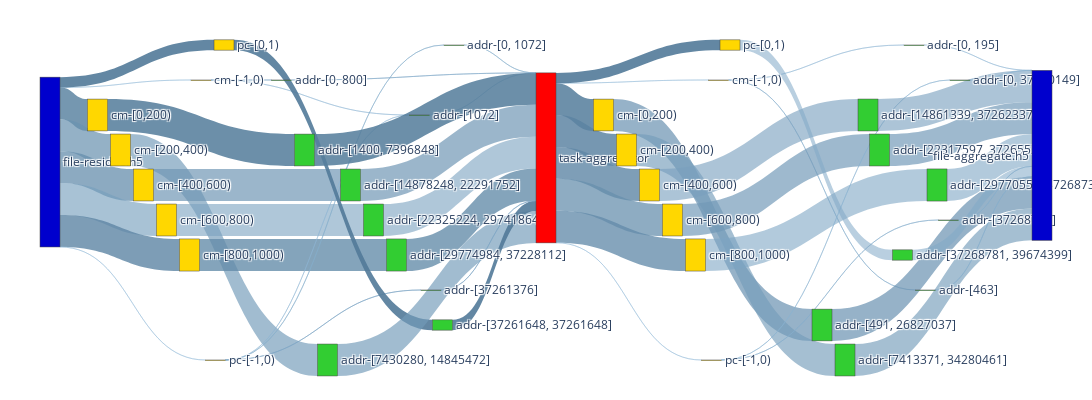

Notebook code cell kept with this figure:
### Code cell
AGG = nx.compose(G_AGG_R, G_AGG_W) 

agg_nodes, agg_nodes_dict = get_nodes_for_sankey(AGG,rm_tags=['agg_r','agg_w'])

agg_links = get_links_for_sankey(AGG, agg_nodes_dict)
fig = go.Figure(go.Sankey(
            node = agg_nodes,
            link = agg_links, orientation='h'))

fig.update_layout(
    autosize=False,
    width=2000,
    height=400,
    margin=dict(
        l=40,
        r=40,
        b=40,
        t=10,
        pad=2
    ),
)
fig.show()
fig.write_html(f"{IMAGE_PATH}/sankey-grouped-agg-vol-vfd.html")

### Figure 1 — Plotly figure (JSON) as saved in the notebook; plotly's stock layout.template omitted (floating-point values rounded to 4 significant figures)
{"data": [{"link": {"color": ["rgba(146.07843137254903, 186.07843137254903, 216.07843137254903, 0.4294117647058824)", "rgba(91.1764705882353, 131.1764705882353, 161.1764705882353, 0.8411764705882353)", "rgba(106.86274509803923, 146.86274509803923, 176.86274509803923, 0.723529411764706)", "rgba(102.94117647058823, 142.94117647058823, 172.94117647058823, 0.7529411764705882)", "rgba(118.62745098039215, 158.62745098039215, 188.62745098039215, 0.6352941176470588)", "rgba(95.09803921568627, 135.09803921568627, 165.09803921568627, 0.8117647058823529)", "rgba(146.07843137254903, 186.07843137254903, 216.07843137254903, 0.4294117647058824)", "rgba(83.33333333333333, 123.33333333333333, 153.33333333333331, 0.9)", "rgba(130.39215686274508, 170.39215686274508, 200.39215686274508, 0.5470588235294118)", "rgba(142.15686274509804, 182.15686274509804, 212.15686274509804, 0.45882352941176474)", "rgba(87.25490196078431, 127.25490196078431, 157.2549019607843, 0.8705882352941177)", "rgba(114.70588235294117, 154.70588235294116, 184.70588235294116, 0.6647058823529413)", "rgba(110.7843137254902, 150.7843137254902, 180.7843137254902, 0.6941176470588235)", "rgba(122.54901960784314, 162.54901960784315, 192.54901960784315, 0.6058823529411765)", "rgba(99.01960784313727, 139.01960784313727, 169.01960784313727, 0.7823529411764706)", "rgba(134.31372549019608, 174.31372549019608, 204.31372549019608, 0.5176470588235295)", "rgba(142.15686274509804, 182.15686274509804, 212.15686274509804, 0.45882352941176474)", "rgba(126.47058823529412, 166.47058823529412, 196.47058823529412, 0.5764705882352942)", "rgba(83.33333333333333, 123.33333333333333, 153.33333333333331, 0.9)", "rgba(130.39215686274508, 170.39215686274508, 200.39215686274508, 0.5470588235294118)", "rgba(138.23529411764707, 178.23529411764707, 208.23529411764707, 0.4882352941176471)", "rgba(87.25490196078431, 127.25490196078431, 157.2549019607843, 0.8705882352941177)", "rgba(114.70588235294117, 154.70588235294116, 184.70588235294116, 0.6647058823529413)", "rgba(110.7843137254902, 150.7843137254902, 180.7843137254902, 0.6941176470588235)", "rgba(122.54901960784314, 162.54901960784315, 192.54901960784315, 0.6058823529411765)", "rgba(99.01960784313727, 139.01960784313727, 169.01960784313727, 0.7823529411764706)", "rgba(134.31372549019608, 174.31372549019608, 204.31372549019608, 0.5176470588235295)", "rgba(83.33333333333333, 123.33333333333333, 153.33333333333331, 0.9)", "rgba(126.47058823529412, 166.47058823529412, 196.47058823529412, 0.5764705882352942)", "rgba(145.83333333333334, 185.83333333333334, 215.83333333333334, 0.43125)", "rgba(87.5, 127.5, 157.5, 0.86875)", "rgba(91.66666666666666, 131.66666666666666, 161.66666666666666, 0.8375)", "rgba(95.83333333333334, 135.83333333333334, 165.83333333333334, 0.80625)", "rgba(104.16666666666666, 144.16666666666666, 174.16666666666666, 0.74375)", "rgba(100.0, 140.0, 170.0, 0.775)", "rgba(145.83333333333334, 185.83333333333334, 215.83333333333334, 0.43125)", "rgba(83.33333333333333, 123.33333333333333, 153.33333333333331, 0.9)", "rgba(141.66666666666666, 181.66666666666666, 211.66666666666666, 0.4625)", "rgba(133.33333333333334, 173.33333333333334, 203.33333333333334, 0.525)", "rgba(108.33333333333334, 148.33333333333334, 178.33333333333334, 0.7125)", "rgba(116.66666666666666, 156.66666666666666, 186.66666666666666, 0.65)", "rgba(120.83333333333333, 160.83333333333334, 190.83333333333334, 0.61875)", "rgba(112.5, 152.5, 182.5, 0.68125)", "rgba(125.0, 165.0, 195.0, 0.5875)", "rgba(137.5, 177.5, 207.5, 0.49375)", "rgba(133.33333333333334, 173.33333333333334, 203.33333333333334, 0.525)", "rgba(129.16666666666666, 169.16666666666666, 199.16666666666666, 0.55625)", "rgba(141.66666666666666, 181.66666666666666, 211.66666666666666, 0.4625)", "rgba(108.33333333333334, 148.33333333333334, 178.33333333333334, 0.7125)", "rgba(116.66666666666666, 156.66666666666666, 186.66666666666666, 0.65)", "rgba(120.83333333333333, 160.83333333333334, 190.83333333333334, 0.61875)", "rgba(112.5, 152.5, 182.5, 0.68125)", "rgba(125.0, 165.0, 195.0, 0.5875)", "rgba(137.5, 177.5, 207.5, 0.49375)", "rgba(133.33333333333334, 173.33333333333334, 203.33333333333334, 0.525)", "rgba(129.16666666666666, 169.16666666666666, 199.16666666666666, 0.55625)", "rgba(133.33333333333334, 173.33333333333334, 203.33333333333334, 0.525)"], "label": ["Access Volume : 0 <br />Access Count : 3 <br />Average Access Size : 0 <br />Operation : read<br />Bandwidth : 0", "Access Volume : 7.42 MB <br />Access Count : 200 <br />Average Access Size : 37.11 KB <br />Operation : read<br />Bandwidth : 11.12 MB/s", "Access Volume : 7.44 MB <br />Access Count : 200 <br />Average Access Size : 37.21 KB <br />Operation : read<br />Bandwidth : 10.68 MB/s", "Access Volume : 7.44 MB <br />Access Count : 200 <br />Average Access Size : 37.2 KB <br />Operation : read<br />Bandwidth : 10.69 MB/s", "Access Volume : 7.44 MB <br />Access Count : 200 <br />Average Access Size : 37.21 KB <br />Operation : read<br />Bandwidth : 10.43 MB/s", "Access Volume : 7.48 MB <br />Access Count : 201 <br />Average Access Size : 37.21 KB <br />Operation : read<br />Bandwidth : 10.78 MB/s", "Access Volume : 0 <br />Access Count : 3 <br />Average Access Size : 0 <br />Operation : read<br />Bandwidth : 0", "Access Volume : 2.4 MB <br />Access Count : 1 <br />Average Access Size : 2.4 MB <br />Operation : read<br />Bandwidth : 1.56 GB/s", "Access Volume : 2.18 KB <br />Access Count : 8 <br />Average Access Size : 273 B <br />Operation : read<br />Bandwidth : 46.58 KB/s", "Access Volume : 328 B <br />Access Count : 1 <br />Average Access Size : 328 B <br />Operation : read<br />Bandwidth : 93.56 B/s", "Access Volume : 7.43 MB <br />Access Count : 399 <br />Average Access Size : 18.62 KB <br />Operation : read<br />Bandwidth : 11.19 MB/s", "Access Volume : 7.45 MB <br />Access Count : 400 <br />Average Access Size : 18.62 KB <br />Operation : read<br />Bandwidth : 10.67 MB/s", "Access Volume : 7.45 MB <br />Access Count : 400 <br />Average Access Size : 18.62 KB <br />Operation : read<br />Bandwidth : 10.68 MB/s", "Access Volume : 7.45 MB <br />Access Count : 400 <br />Average Access Size : 18.62 KB <br />Operation : read<br />Bandwidth : 10.41 MB/s", "Access Volume : 7.49 MB <br />Access Count : 402 <br />Average Access Size : 18.62 KB <br />Operation : read<br />Bandwidth : 10.76 MB/s", "Access Volume : 1.57 KB <br />Access Count : 4 <br />Average Access Size : 392 B <br />Operation : read<br />Bandwidth : 32.85 KB/s", "Access Volume : 328 B <br />Access Count : 1 <br />Average Access Size : 328 B <br />Operation : read<br />Bandwidth : 93.56 B/s", "Access Volume : 512 B <br />Access Count : 1 <br />Average Access Size : 512 B <br />Operation : read<br />Bandwidth : 332.9 KB/s", "Access Volume : 2.4 MB <br />Access Count : 1 <br />Average Access Size : 2.4 MB <br />Operation : read<br />Bandwidth : 1.56 GB/s", "Access Volume : 2.18 KB <br />Access Count : 8 <br />Average Access Size : 273 B <br />Operation : read<br />Bandwidth : 46.58 KB/s", "Access Volume : 656 B <br />Access Count : 2 <br />Average Access Size : 328 B <br />Operation : read<br />Bandwidth : 187.13 B/s", "Access Volume : 7.43 MB <br />Access Count : 399 <br />Average Access Size : 18.62 KB <br />Operation : read<br />Bandwidth : 11.19 MB/s", "Access Volume : 7.45 MB <br />Access Count : 400 <br />Average Access Size : 18.62 KB <br />Operation : read<br />Bandwidth : 10.67 MB/s", "Access Volume : 7.45 MB <br />Access Count : 400 <br />Average Access Size : 18.62 KB <br />Operation : read<br />Bandwidth : 10.68 MB/s", "Access Volume : 7.45 MB <br />Access Count : 400 <br />Average Access Size : 18.62 KB <br />Operation : read<br />Bandwidth : 10.41 MB/s", "Access Volume : 7.49 MB <br />Access Count : 402 <br />Average Access Size : 18.62 KB <br />Operation : read<br />Bandwidth : 10.76 MB/s", "Access Volume : 1.57 KB <br />Access Count : 4 <br />Average Access Size : 392 B <br />Operation : read<br />Bandwidth : 32.85 KB/s", "Access Volume : 2.4 MB <br />Access Count : 1 <br />Average Access Size : 2.4 MB <br />Operation : read<br />Bandwidth : 1.56 GB/s", "Access Volume : 512 B <br />Access Count : 1 <br />Average Access Size : 512 B <br />Operation : read<br />Bandwidth : 332.9 KB/s", "Access Volume : 0 <br />Access Count : 3 <br />Average Access Size : 0 <br />Operation : write<br />Bandwidth : 0", "Access Volume : 7.42 MB <br />Access Count : 200 <br />Average Access Size : 37.11 KB <br />Operation : write<br />Bandwidth : 5.64 MB/s", "Access Volume : 7.44 MB <br />Access Count : 200 <br />Average Access Size : 37.21 KB <br />Operation : write<br />Bandwidth : 4.46 MB/s", "Access Volume : 7.44 MB <br />Access Count : 200 <br />Average Access Size : 37.2 KB <br />Operation : write<br />Bandwidth : 4.06 MB/s", "Access Volume : 7.44 MB <br />Access Count : 200 <br />Average Access Size : 37.21 KB <br />Operation : write<br />Bandwidth : 2.37 MB/s", "Access Volume : 7.48 MB <br />Access Count : 201 <br />Average Access Size : 37.21 KB <br />Operation : write<br />Bandwidth : 2.68 MB/s", "Access Volume : 0 <br />Access Count : 3 <br />Average Access Size : 0 <br />Operation : write<br />Bandwidth : 0", "Access Volume : 2.4 MB <br />Access Count : 1 <br />Average Access Size : 2.4 MB <br />Operation : write<br />Bandwidth : 1.56 GB/s", "Access Volume : 562 B <br />Access Count : 4 <br />Average Access Size : 140.5 B <br />Operation : write<br />Bandwidth : 25.2 B/s", "Access Volume : 28 B <br />Access Count : 1 <br />Average Access Size : 28 B <br />Operation : write<br />Bandwidth : 18.21 KB/s", "Access Volume : 7.42 MB <br />Access Count : 398 <br />Average Access Size : 18.63 KB <br />Operation : write<br />Bandwidth : 1.14 MB/s", "Access Volume : 7.45 MB <br />Access Count : 400 <br />Average Access Size : 18.63 KB <br />Operation : write<br />Bandwidth : 912.66 KB/s", "Access Volume : 7.45 MB <br />Access Count : 400 <br />Average Access Size : 18.63 KB <br />Operation : write<br />Bandwidth : 856.42 KB/s", "Access Volume : 7.45 MB <br />Access Count : 400 <br />Average Access Size : 18.63 KB <br />Operation : write<br />Bandwidth : 928.42 KB/s", "Access Volume : 7.49 MB <br />Access Count : 401 <br />Average Access Size : 18.68 KB <br />Operation : write<br />Bandwidth : 530 KB/s", "Access Volume : 876 B <br />Access Count : 5 <br />Average Access Size : 175.2 B <br />Operation : write<br />Bandwidth : 74.18 B/s", "Access Volume : 28 B <br />Access Count : 1 <br />Average Access Size : 28 B <br />Operation : write<br />Bandwidth : 18.21 KB/s", "Access Volume : 2.4 MB <br />Access Count : 1000 <br />Average Access Size : 2.4 KB <br />Operation : write<br />Bandwidth : 328.73 KB/s", "Access Volume : 562 B <br />Access Count : 4 <br />Average Access Size : 140.5 B <br />Operation : write<br />Bandwidth : 25.2 B/s", "Access Volume : 7.42 MB <br />Access Count : 398 <br />Average Access Size : 18.63 KB <br />Operation : write<br />Bandwidth : 1.14 MB/s", "Access Volume : 7.45 MB <br />Access Count : 400 <br />Average Access Size : 18.63 KB <br />Operation : write<br />Bandwidth : 912.66 KB/s", "Access Volume : 7.45 MB <br />Access Count : 400 <br />Average Access Size : 18.63 KB <br />Operation : write<br />Bandwidth : 856.42 KB/s", "Access Volume : 7.45 MB <br />Access Count : 400 <br />Average Access Size : 18.63 KB <br />Operation : write<br />Bandwidth : 928.42 KB/s", "Access Volume : 7.49 MB <br />Access Count : 401 <br />Average Access Size : 18.68 KB <br />Operation : write<br />Bandwidth : 530 KB/s", "Access Volume : 876 B <br />Access Count : 5 <br />Average Access Size : 175.2 B <br />Operation : write<br />Bandwidth : 74.18 B/s", "Access Volume : 28 B <br />Access Count : 1 <br />Average Access Size : 28 B <br />Operation : write<br />Bandwidth : 18.21 KB/s", "Access Volume : 2.4 MB <br />Access Count : 1000 <br />Average Access Size : 2.4 KB <br />Operation : write<br />Bandwidth : 328.73 KB/s", "Access Volume : 28 B <br />Access Count : 1 <br />Average Access Size : 28 B <br />Operation : write<br />Bandwidth : 18.21 KB/s"], "source": [0, 0, 0, 0, 0, 0, 0, 0, 1, 1, 2, 3, 4, 5, 6, 7, 7, 7, 8, 9, 10, 11, 12, 13, 14, 15, 16, 17, 18, 19, 19, 19, 19, 19, 19, 19, 19, 20, 20, 21, 22, 23, 24, 25, 26, 26, 27, 28, 29, 30, 31, 32, 33, 34, 35, 36, 37], "target": [1, 2, 3, 4, 5, 6, 7, 8, 9, 10, 11, 12, 13, 14, 15, 16, 10, 18, 17, 19, 19, 19, 19, 19, 19, 19, 19, 19, 19, 20, 21, 22, 23, 24, 25, 26, 27, 28, 35, 29, 30, 31, 32, 33, 34, 37, 36, 38, 38, 38, 38, 38, 38, 38, 38, 38, 38], "value": [1, 7422108, 7441148, 7440164, 7442936, 7479508, 1, 2400000, 2184, 328, 7428880, 7447968, 7446976, 7449760, 7486392, 1568, 328, 512, 2400000, 2184, 656, 7428880, 7447968, 7446976, 7449760, 7486392, 1568, 2400000, 512, 1, 7422108, 7441148, 7440164, 7442936, 7479508, 1, 2400000, 562, 28, 7416064, 7451168, 7450176, 7452960, 7489592, 876, 28, 2400000, 562, 7416064, 7451168, 7450176, 7452960, 7489592, 876, 28, 2400000, 28]}, "node": {"color": ["MediumBlue", "Gold", "Gold", "Gold", "Gold", "Gold", "Gold", "Gold", "Gold", "LimeGreen", "LimeGreen", "LimeGreen", "LimeGreen", "LimeGreen", "LimeGreen", "LimeGreen", "LimeGreen", "LimeGreen", "LimeGreen", "Red", "Gold", "Gold", "Gold", "Gold", "Gold", "Gold", "Gold", "Gold", "LimeGreen", "LimeGreen", "LimeGreen", "LimeGreen", "LimeGreen", "LimeGreen", "LimeGreen", "LimeGreen", "LimeGreen", "LimeGreen", "MediumBlue"], "label": ["file-residue.h5", "cm-[-1,0)", "cm-[0,200)", "cm-[200,400)", "cm-[400,600)", "cm-[600,800)", "cm-[800,1000)", "pc-[-1,0)", "pc-[0,1)", "addr-[0, 800]", "addr-[1072]", "addr-[1400, 7396848]", "addr-[7430280, 14845472]", "addr-[14878248, 22291752]", "addr-[22325224, 29741864]", "addr-[29774984, 37228112]", "addr-[0, 1072]", "addr-[37261648, 37261648]", "addr-[37261376]", "task-aggregator", "cm-[-1,0)", "cm-[0,200)", "cm-[200,400)", "cm-[400,600)", "cm-[600,800)", "cm-[800,1000)", "pc-[-1,0)", "pc-[0,1)", "addr-[0, 195]", "addr-[491, 26827037]", "addr-[7413371, 34280461]", "addr-[14861339, 37262337]", "addr-[22317597, 37265537]", "addr-[29770557, 37268737]", "addr-[0, 37260149]", "addr-[463]", "addr-[37268781, 39674399]", "addr-[37268753]", "file-aggregate.h5"], "x": [0, 0.1591, 0.05682, 0.07955, 0.1023, 0.125, 0.1477, 0.1932, 0.1818, 0.2386, 0.375, 0.2614, 0.2841, 0.3068, 0.3295, 0.3523, 0.4091, 0.3977, 0.3864, 0.5, 0.6705, 0.5568, 0.5795, 0.6023, 0.625, 0.6477, 0.6932, 0.6818, 0.8636, 0.7727, 0.7955, 0.8182, 0.8295, 0.8864, 0.9091, 0.875, 0.8523, 0.8977, 1], "y": [0, 0.2, 0.3, 0.4, 0.5, 0.6, 0.7, 0, 0.1, 0.2, 0.3, 0.4, 1, 0.5, 0.6, 0.7, 0.1, 0.9, 0.8, 0, 0.2, 0.3, 0.4, 0.5, 0.6, 0.7, 0, 0.1, 0.1, 0.9, 1, 0.3, 0.4, 0.5, 0.2, 0.8, 0.7, 0.6, 0]}, "orientation": "h", "type": "sankey"}], "layout": {"autosize": false, "height": 400, "margin": {"b": 40, "l": 40, "pad": 2, "r": 40, "t": 10}, "width": 2000}}
